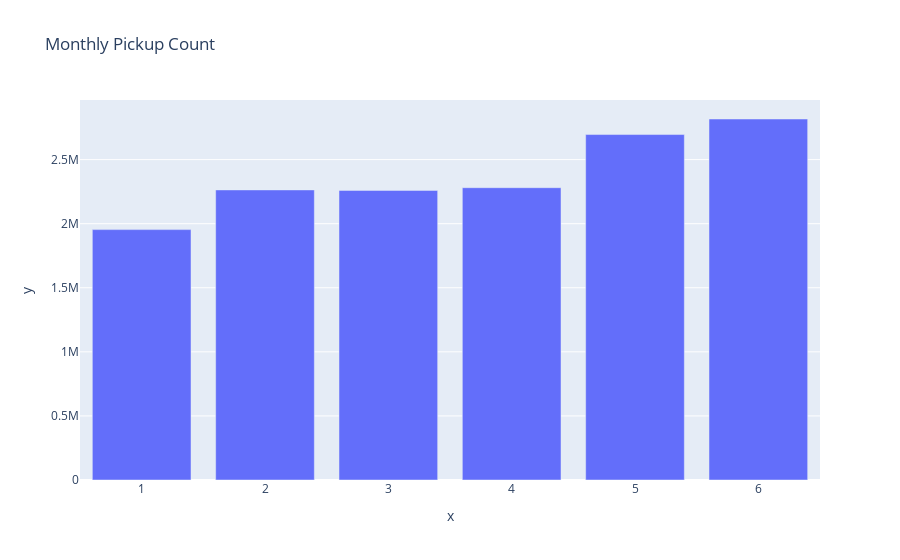

The cell this chart's notebook holds for it:
### Code cell
px.bar(x =bulan.index,
       y =bulan.values,
       title='Monthly Pickup Count')

### Figure 1 — Plotly figure (JSON) as saved in the notebook; plotly's stock layout.template omitted (floating-point values rounded to 4 significant figures)
{"data": [{"alignmentgroup": "True", "hovertemplate": "x=%{x}<br>y=%{y}<extra></extra>", "legendgroup": "", "marker": {"color": "#636efa", "pattern": {"shape": ""}}, "name": "", "offsetgroup": "", "orientation": "v", "showlegend": false, "textposition": "auto", "type": "bar", "x": [1, 2, 3, 4, 5, 6], "xaxis": "x", "y": [1953801, 2263620, 2259773, 2280837, 2695553, 2816895], "yaxis": "y"}], "layout": {"barmode": "relative", "legend": {"tracegroupgap": 0}, "title": {"text": "Monthly Pickup Count"}, "xaxis": {"anchor": "y", "domain": [0, 1], "title": {"text": "x"}}, "yaxis": {"anchor": "x", "domain": [0, 1], "title": {"text": "y"}}}}
